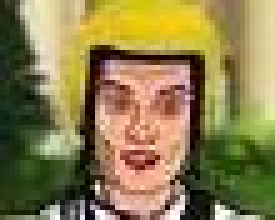
#> input picture Assignment-2/problem1-dataset/AamirKhan_0022.png, 55 x 44 px (shown 5 times larger); its folder holds only this picture in this run
$ jupyter execute --allow-errors 1.ipynb
#> lines starting #> are read from the running program, lines starting #| are printed output that depends on the picture
<h1>Principal Component Analysis</h1>

[cell 1]
import numpy as np
import os
from random import randrange
from matplotlib import pyplot as plt
from PIL import Image
from scipy.stats import multivariate_normal
import warnings
import pandas as pd
from sklearn.metrics import precision_recall_fscore_support
from prettytable import PrettyTable

<h2>Given Template</h2>

[cell 2]
cfw_dict = {
    'Amitabhbachan': 0,
    'AamirKhan': 1,
    'DwayneJohnson': 2,
    'AishwaryaRai': 3,
    'BarackObama': 4,
    'NarendraModi': 5,
    'ManmohanSingh': 6,
    'VladimirPutin': 7
}

opt = {
    'image_size': 32,
    'is_grayscale': False,
    'val_split': 0.75
}

[cell 3]
def load_image(path):
#> called with path = './problem1-dataset/AamirKhan_0022.png'
    im = Image.open(path).convert('L' if opt['is_grayscale'] else 'RGB')
#> im is the input picture: PIL image 55x44 RGB; mean R, G, B 140.2, 126.3, 77.5
    im = im.resize((opt['image_size'],opt['image_size']))
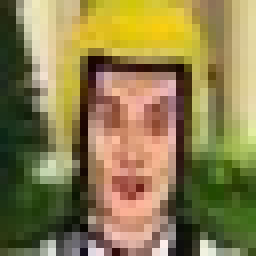
#> im: PIL image 32x32 RGB (shown 8 times larger); mean R, G, B 140.2, 126.3, 77.5
    im = np.array(im)
    im = im/256
#> im: shape (32, 32, 3) float64
    return im

def display_images(imgs,classes,row=1,col=2,w=32,h=32):
    fig=plt.figure(figsize=(8, 8))
    for i in range(1, col*row +1):
        img = imgs[i-1]
        fig.add_subplot(row, col, i)

        if opt['is_grayscale']:
            plt.imshow(img , cmap='gray')
        else:
            plt.imshow(img)

        plt.title("Class:{}".format(classes[i-1]))
        plt.axis('off')
    plt.show()

def load_data(dir_path):
    image_list = []
    y_list = []
    label_dict = cfw_dict
    for filename in sorted(os.listdir(dir_path)):
        if filename.endswith(".png"):
            im = load_image(os.path.join(dir_path,filename))
            y = filename.split('_')[0]
            y = label_dict[y]
            image_list.append(im)
            y_list.append(y)
        else:
            continue
    image_list = np.array(image_list)
    y_list = np.array(y_list)
    print("Dataset shape:",image_list.shape)
#| Dataset shape: (1, 32, 32, 3)
    print("Label shape:",y_list.shape)

    return image_list,y_list

[cell 4]
dirpath = './problem1-dataset'
X,y = load_data(dirpath)
#> y = [1]

[cell 5]
N,H,W = X.shape[0:3]
#> N = 1; H = 32; W = 32
ind = np.random.randint(0,y.shape[0],6)
#> ind = [0, 0, 0, 0, 0, 0]
display_images(X[ind,...],y[ind], row=2,col=3)

<h2>My Code</h2>

[cell 6]
"""
Converting the images into a 1 D array for PCA
"""

flattened_images = []

for image in X:
    flattened_images.append(image.flatten())
#> this loop made 1 pass
#> after the loop, flattened_images = 1 item
flattened_images = np.stack(flattened_images)

[cell 7]
flattened_images.shape
#> Out = (1, 3072)

[cell 8]
data_points,features = flattened_images.shape
#> data_points = 1; features = 3072

<h2>PCA Class</h2>

[cell 9]
class PCA:

    """
    Standardize the data by subtracting respective means of features
    """

    def standardize(self,data_input):
        mean = np.mean(data_input,axis = 0)
#> mean = 3072 values, max 0.988 at index 2451, min 0 at index 707, mean 0.448
        return data_input - mean

    """
    Extract the eigen values from X-transpose-X
    X-transpose-X => Covariance matrix
    """

    def eigenvalueExtraction(self,data_input):
        std_data = self.standardize(data_input)
        cov_matrix = np.matmul(std_data.T, std_data)
#> cov_matrix: shape (3072, 3072) float64; every value is 0
        eigen_vals, eigen_vectors = np.linalg.eig(cov_matrix)
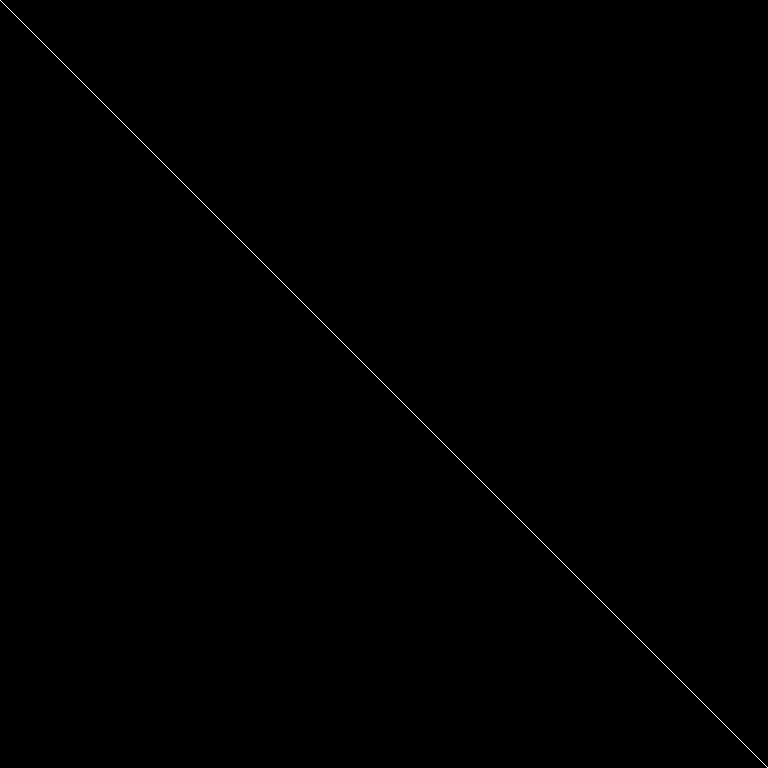
#> eigen_vectors: shape (3072, 3072) float64 (shown at 1/4 size); values 0 (black) and 1 (white), 0.03% white in thin lines or dots
#> eigen_vals = 3072 values from 0 to 0
        return std_data,eigen_vals,eigen_vectors

    """
    Select k eigen vectors for dimensionality reduction
    """

    def dimensionReduction(self,eig_val,eig_vec,k):
        return eig_val[:k],eig_vec[:,:k]

    """
    Reconstruction step for the scaled input data (normalized)
    """

    def reconstruction(self,scaled_X,eig_vec):
        return np.matmul(scaled_X,eig_vec)

    """
    Master function for applying PCA on a feature vector/vectors
    """

    def apply_pca(self,data,k=1):
        A, eigen_vals, eigen_vectors = self.eigenvalueExtraction(data)
#> eigen_vals = 3072 values from 0 to 0
        eigen_vals_red , eigen_vectors_red = self.dimensionReduction(eigen_vals,eigen_vectors,k)
#> eigen_vals_red = [0]; eigen_vectors_red = 3072 values, max 1 at index 0, min 0 at index 1, mean 0.000326
        red_output_matrix = self.reconstruction(A,eigen_vectors_red)
#> red_output_matrix = [0]
        return A,eigen_vals,eigen_vectors,red_output_matrix

[cell 10]
pca = PCA()

<h3>Plotting the cummulative variance vs number of PCs</h3>
<ul>
    <li> Variance in each feature (each PC) : Eigen Value</li>
    <li> Number of PC components (X axis) : PC</li>
</ul>

[cell 11]
"""
BAR PLOT
"""

_,eigen_vals,_,_ = pca.apply_pca(flattened_images)
#> eigen_vals = 3072 values from 0 to 0

# discard imaginary component
eigen_vals = np.asarray(eigen_vals, float)

cummulative_var = np.zeros_like(eigen_vals)
#> cummulative_var = 3072 values from 0 to 0
sum_var=0

for i,eig in enumerate(eigen_vals):
    sum_var+=eig
    cummulative_var[i] = sum_var
#> after the loop, sum_var = 0

plt.figure(figsize=(25,10))
plt.plot(np.linspace(1,eigen_vals.shape[0],eigen_vals.shape[0]),cummulative_var,color='r')
plt.xlabel('Number of Principal Components',fontsize=20)
plt.ylabel('Cummulative explained variance',fontsize=20)
plt.title('Principal Components Variance Analysis',fontsize=30)
plt.show()
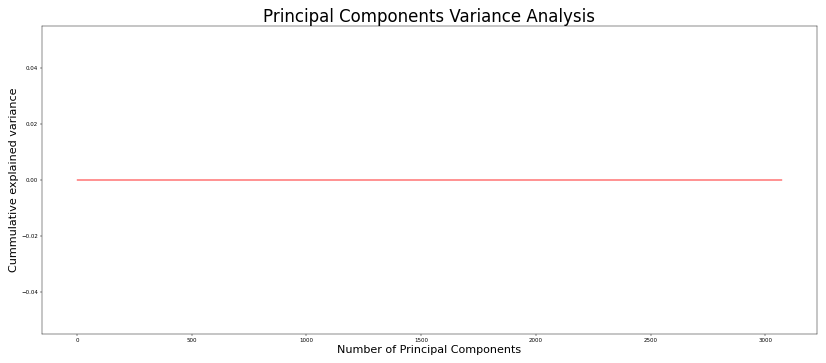
#> figure drawn by matplotlib, 1 panel

$ run again, on Assignment-2/problem1-dataset/AamirKhan_0023.png
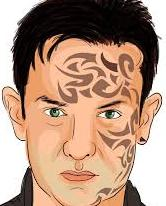
#> input picture Assignment-2/problem1-dataset/AamirKhan_0023.png, 166 x 206 px
#> in load_image, im is the input picture: PIL image 166x206 RGB; mean R, G, B 178.7, 146.5, 125.7
#> in load_image, `im = im.resize((opt['image_size'],opt['image_size']))`:
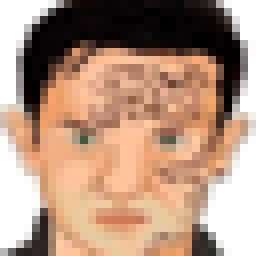
#> im: PIL image 32x32 RGB (shown 8 times larger); mean R, G, B 178.5, 146.3, 125.5
#| Dataset shape: (1, 32, 32, 3)
#> y = [1]
#> the loop `for image in X:` made 1 pass
#> after the loop `for image in X:`: flattened_images = 1 item
#> mean = 3072 values, max 0.996 at index 0, min 0 at index 121, mean 0.586
#> cov_matrix: shape (3072, 3072) float64; every value is 0
#> eigen_vectors: shape (3072, 3072) float64; values 0 (black) and 1 (white), 0.03% white in thin lines or dots
#> in eigenvalueExtraction, `eigen_vals, eigen_vectors = np.linalg.eig(cov_matrix)`: eigen_vals = 3072 values from 0 to 0
#> eigen_vals_red = [0]; eigen_vectors_red = 3072 values, max 1 at index 0, min 0 at index 1, mean 0.000326
#> red_output_matrix = [0]
#> `_,eigen_vals,_,_ = pca.apply_pca(flattened_images)`: eigen_vals = 3072 values from 0 to 0
#> after the loop `for i,eig in enumerate(eigen_vals):`: sum_var = 0
